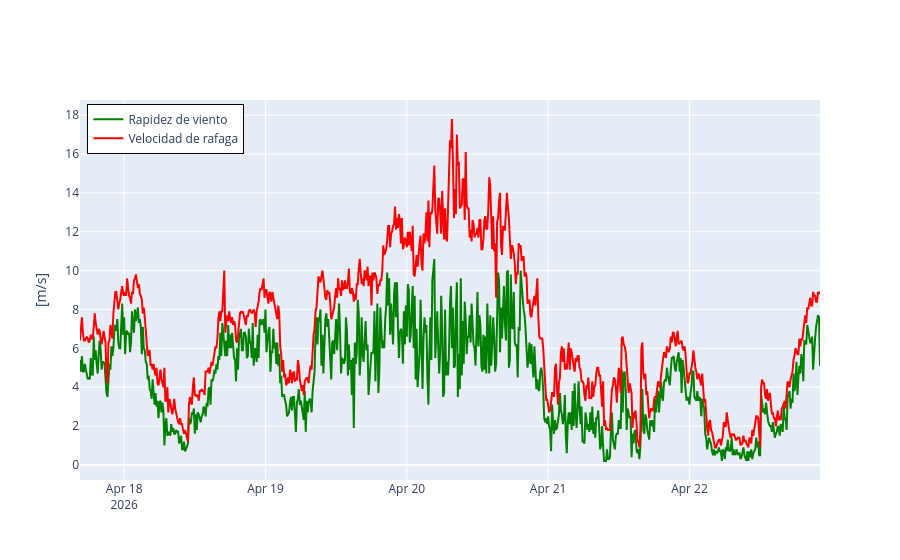

The notebook cell this image was saved under:
### Markdown cell above
## Gráfica Viento

### Code cell
fig=go.Figure()
fig.add_trace(go.Scatter(x=velocidad_viento['Tiempo_datetime'], y=velocidad_viento['Rapidez de viento'],
                         name='Rapidez de viento', line=dict(color='green',width=2)))
fig.add_trace(go.Scatter(x=velocidad_viento['Tiempo_datetime'], y=velocidad_viento['Velocidad de rafaga'],
                         name='Velocidad de rafaga', line=dict(color='red',width=2)))
fig.update_layout(xaxis_title=" ",
                  yaxis_title="[m/s]", legend=dict(x=0.01, y=0.99, traceorder="normal", font=dict(size=12), bordercolor="Black", 
                                                   borderwidth=1, xanchor="left",yanchor="top"))
fig.show()

### Figure 1 — Plotly figure (JSON) as saved in the notebook; plotly's stock layout.template omitted (floating-point values rounded to 4 significant figures; data arrays with more than 128 entries replaced by an {"elided": "..."} marker saying what was removed)
{"data": [{"line": {"color": "green", "width": 2}, "name": "Rapidez de viento", "type": "scatter", "x": {"elided": "755 str values"}, "y": {"elided": "755 float values"}}, {"line": {"color": "red", "width": 2}, "name": "Velocidad de rafaga", "type": "scatter", "x": {"elided": "755 str values"}, "y": {"elided": "755 float values"}}], "layout": {"legend": {"bordercolor": "Black", "borderwidth": 1, "font": {"size": 12}, "traceorder": "normal", "x": 0.01, "xanchor": "left", "y": 0.99, "yanchor": "top"}, "xaxis": {"title": {"text": " "}}, "yaxis": {"title": {"text": "[m/s]"}}}}
